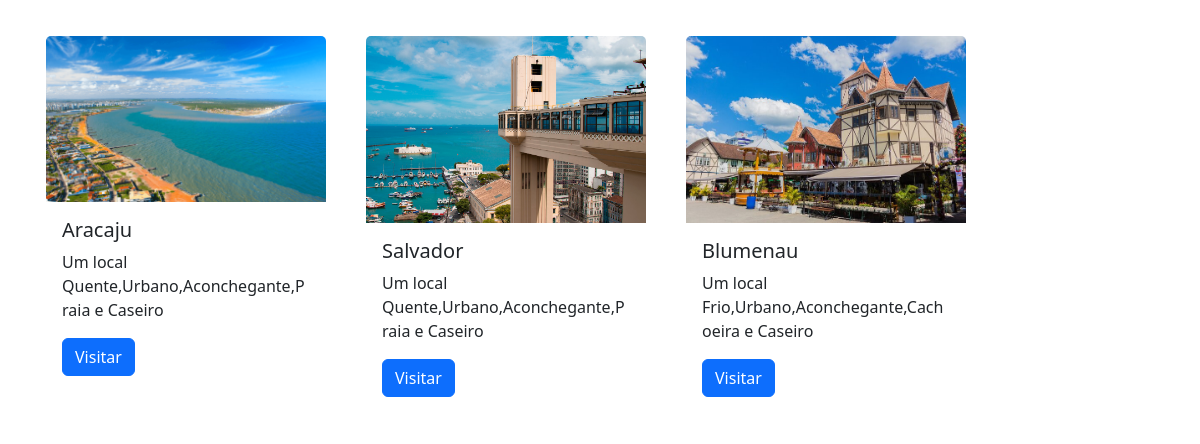
/site/todos.php, run on an earlier commit of the app's database.
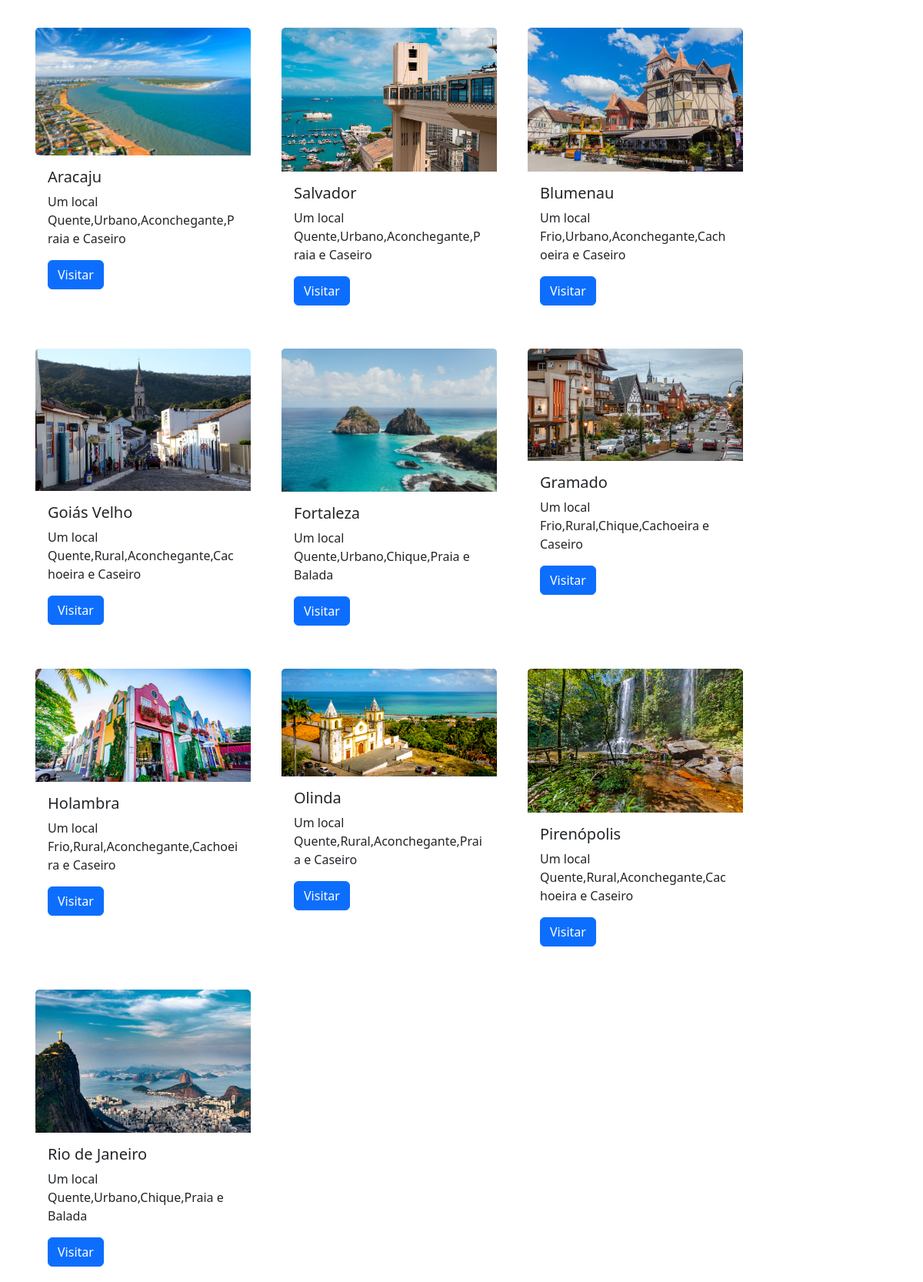
And on a later commit of the database.
### tables this page shows
CREATE TABLE `tb_lugar` (
  `idtb_lugar` int(11) NOT NULL AUTO_INCREMENT,
  `nome_lugar` varchar(45) NOT NULL,
  `temperatura` varchar(45) NOT NULL,
  `urbano` varchar(45) NOT NULL,
  `chique` varchar(45) NOT NULL,
  `praia` varchar(45) NOT NULL,
  `agitacao` varchar(45) NOT NULL,
  `imagem` varchar(45) DEFAULT NULL,
  `descricao` varchar(1000) DEFAULT NULL,
  `preco` int(11) NOT NULL,
  PRIMARY KEY (`idtb_lugar`)
);

### site/todos.php (the view, shortened to what this page needs)
<!DOCTYPE html>
<html lang="en">
<head>
    <link href="https://cdn.jsdelivr.net/npm/bootstrap@5.3.0/dist/css/bootstrap.min.css" rel="stylesheet">
</head>
<body>
<div class="container">
<?php
$conexao = mysqli_connect('db','root','123','db_turismo');
$sql = "SELECT * FROM tb_lugar";
$result = $conexao->query($sql);
if ($result->num_rows > 0) {
    while($row = $result->fetch_assoc()) {
        $imagem = $row['imagem'];
        $id = $row['idtb_lugar'];
        echo "<div class='card' style='width: 18rem;'>";
        echo "<img class='card-img-top' src='imagens/locais/$imagem' alt='Card image cap'>";
        echo "<div class='card-body'>";
        echo "<h5 class='card-title'>".$row["nome_lugar"]."</h5>";
        echo "<p class='card-text'>Um local ".$row["temperatura"].",".$row["urbano"].",".$row["chique"].",".$row["praia"]." e ".$row["agitacao"]."</p>";
        echo "<a href='infolocal.php?idlugar=$id' class='btn btn-primary'>Visitar</a>";
        echo "</div>";
        echo "</div>";
    }
} else {
    echo "0 results";
}
?>
</div>
</body>
</html>

### site/todos.php (style rules this page uses)
body { margin: 0; padding: 0; background-color: transparent; }
.container { margin-top: 2em; display: flex; flex-wrap: wrap; gap: 2em; }
.container .card { border: 4px solid rgba(255,255,255,0.5); }

What changed in the data, as far as the page shows it:
added tb_lugar: imagem (picture), nome_lugar "Goiás Velho", temperatura "Quente", urbano "Rural", chique "Aconchegante", praia "Cachoeira", agitacao "Caseiro"
added tb_lugar: imagem (picture), nome_lugar "Fortaleza", temperatura "Quente", urbano "Urbano", chique "Chique", praia "Praia", agitacao "Balada"
added tb_lugar: imagem (picture), nome_lugar "Gramado", temperatura "Frio", urbano "Rural", chique "Chique", praia "Cachoeira", agitacao "Caseiro"
added tb_lugar: imagem (picture), nome_lugar "Holambra", temperatura "Frio", urbano "Rural", chique "Aconchegante", praia "Cachoeira", agitacao "Caseiro"
added tb_lugar: imagem (picture), nome_lugar "Olinda", temperatura "Quente", urbano "Rural", chique "Aconchegante", praia "Praia", agitacao "Caseiro"
added tb_lugar: imagem (picture), nome_lugar "Pirenópolis", temperatura "Quente", urbano "Rural", chique "Aconchegante", praia "Cachoeira", agitacao "Caseiro"
added tb_lugar: imagem (picture), nome_lugar "Rio de Janeiro", temperatura "Quente", urbano "Urbano", chique "Chique", praia "Praia", agitacao "Balada"
